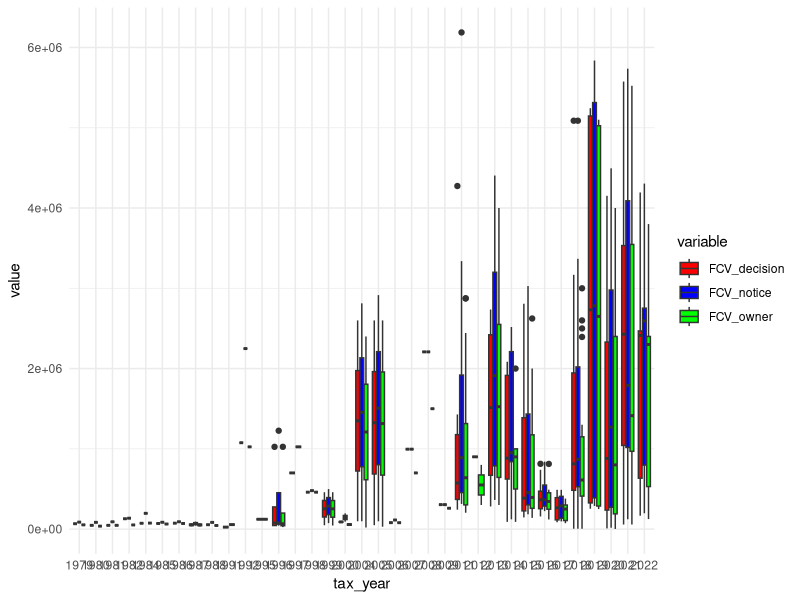
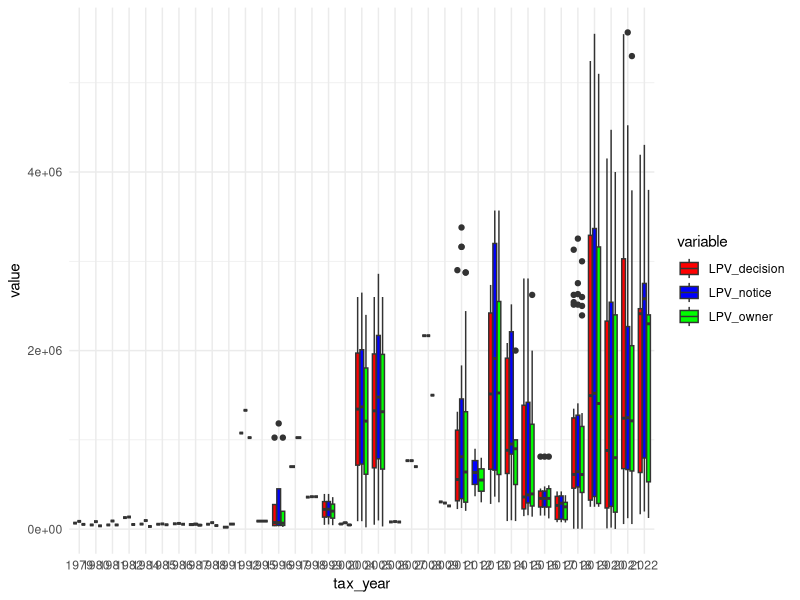

Source code (R) for these figures, in order:

library(tidyverse)

# read data into tibble
petitions <- read_csv("Updated2/master_edited_4.28.25.csv")

# create identifier
petitions$ID <- 1:nrow(petitions)

# rename relevant columns
names(petitions)[1] <- 'include'
names(petitions)[3] <- 'tax_year'
names(petitions)[11] <- 'FCV_owner'
names(petitions)[12] <- 'LPV_owner'
names(petitions)[13] <- 'FCV_notice'
names(petitions)[14] <- 'LPV_notice'
names(petitions)[15] <- 'FCV_decision'
names(petitions)[16] <- 'LPV_decision'
names(petitions)[19] <- 'outcome'
names(petitions)[20] <- 'outcome_details'
names(petitions)[21] <- 'FCV_change'
names(petitions)[22] <- 'LPV_change'

petitions$tax_year = as.character(petitions$tax_year)
pet = subset(petitions,include == 1)

pet$FCV_owner = as.numeric(pet$FCV_owner)
pet$LPV_owner = as.numeric(pet$LPV_owner)
pet$FCV_notice = as.numeric(pet$FCV_notice)
pet$LPV_notice = as.numeric(pet$LPV_notice)
pet$FCV_decision = as.numeric(pet$FCV_decision)
pet$LPV_decision = as.numeric(pet$LPV_decision)

p3a <- ggplot(pet %>% pivot_longer(cols = c(FCV_owner, FCV_notice, FCV_decision), names_to = "variable", values_to = "value"), 
       aes(x = tax_year, y = value, fill = variable)) + 
       geom_boxplot() + scale_fill_manual(values = c("red", "blue", "green")) + theme_minimal()

p3b <- ggplot(pet %>% pivot_longer(cols = c(LPV_owner, LPV_notice, LPV_decision), names_to = "variable", values_to = "value"), 
              aes(x = tax_year, y = value, fill = variable)) + 
  geom_boxplot() + scale_fill_manual(values = c("red", "blue", "green")) + theme_minimal()
